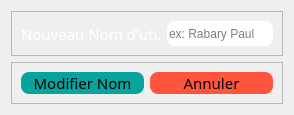
                           <widget class="QWidget" name="tab_11">
                            <attribute name="title">
                             <string>Modifier Nom</string>
                            </attribute>
                            <layout class="QVBoxLayout" name="verticalLayout_8">
                             <item>
                              <widget class="QFrame" name="frame_69">
                               <property name="frameShape">
                                <enum>QFrame::StyledPanel</enum>
                               </property>
                               <property name="frameShadow">
                                <enum>QFrame::Raised</enum>
                               </property>
                               <layout class="QHBoxLayout" name="horizontalLayout_42">
                                <item>
                                 <widget class="QLabel" name="label_31">
                                  <property name="minimumSize">
                                   <size>
                                    <width>140</width>
                                    <height>0</height>
                                   </size>
                                  </property>
                                  <property name="maximumSize">
                                   <size>
                                    <width>60</width>
                                    <height>16777215</height>
                                   </size>
                                  </property>
                                  <property name="font">
                                   <font>
                                    <family>Quicksand Light</family>
                                    <pointsize>11</pointsize>
                                   </font>
                                  </property>
                                  <property name="styleSheet">
                                   <string notr="true">QFrame{
border-radius:10px;
color: #FFF;
}</string>
                                  </property>
                                  <property name="text">
                                   <string>Nouveau Nom d'uti.:</string>
                                  </property>
                                 </widget>
                                </item>
                                <item>
                                 <widget class="QLineEdit" name="enseignant_name_modif_in_db_new">
                                  <property name="minimumSize">
                                   <size>
                                    <width>0</width>
                                    <height>25</height>
                                   </size>
                                  </property>
                                  <property name="maximumSize">
                                   <size>
                                    <width>16777215</width>
                                    <height>25</height>
                                   </size>
                                  </property>
                                  <property name="styleSheet">
                                   <string notr="true">*{
color: #000;
background:#FFF;
border-radius:8px;
}</string>
                                  </property>
                                  <property name="placeholderText">
                                   <string>ex: Rabary Paul</string>
                                  </property>
                                 </widget>
                                </item>
                               </layout>
                              </widget>
                             </item>
                             <item>
                              <widget class="QFrame" name="frame_30">
                               <property name="frameShape">
                                <enum>QFrame::StyledPanel</enum>
                               </property>
                               <property name="frameShadow">
                                <enum>QFrame::Raised</enum>
                               </property>
                               <layout class="QHBoxLayout" name="horizontalLayout_28">
                                <item>
                                 <widget class="QPushButton" name="btn_modif_name_enseignant_in_db_new">
                                  <property name="maximumSize">
                                   <size>
                                    <width>150</width>
                                    <height>40</height>
                                   </size>
                                  </property>
                                  <property name="font">
                                   <font>
                                    <family>Quicksand Light</family>
                                    <pointsize>11</pointsize>
                                   </font>
                                  </property>
                                  <property name="styleSheet">
                                   <string notr="true">*{
background:rgb(9, 163, 158);
border-radius:8px;
}
QPushButton:hover{
background:rgb(13, 58, 53);
color:#FFF;
font-size:18px;
}
QPushButton:pressed{
background:rgb(98, 255, 237);
}</string>
                                  </property>
                                  <property name="text">
                                   <string>Modifier Nom</string>
                                  </property>
                                 </widget>
                                </item>
                                <item>
                                 <widget class="QPushButton" name="pushButton_19">
                                  <property name="maximumSize">
                                   <size>
                                    <width>150</width>
                                    <height>40</height>
                                   </size>
                                  </property>
                                  <property name="font">
                                   <font>
                                    <family>Quicksand Light</family>
                                    <pointsize>11</pointsize>
                                   </font>
                                  </property>
                                  <property name="styleSheet">
                                   <string notr="true">*{
background:rgb(255, 85, 62);
border-radius:8px;
}
QPushButton:hover{
background:rgb(198, 66, 43);
color:#FFF;
font-size:18px;
}
QPushButton:pressed{
background:rgb(255, 142, 114);
}</string>
                                  </property>
                                  <property name="text">
                                   <string>Annuler</string>
                                  </property>
                                 </widget>
                                </item>
                               </layout>
                              </widget>
                             </item>
                            </layout>
                           </widget>
